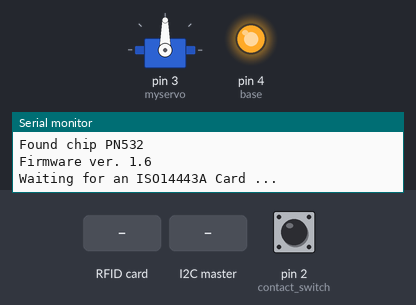
A sketch run on a simulated Arduino Uno, built with avr-gcc and run on an emulated ATmega328P. Shown: servo, output pins drawn as LEDs (lit = HIGH), the last lines printed to the serial monitor. The test bench sets the inputs (shaded band); at power-on: pin 2 (contact_switch) HIGH.

Above: at 1.2 s.
1.3 s: RFID card 5E 7A 19 C4 held to the reader
2.8 s: the I2C master sends the byte 1
At 4.47 s:
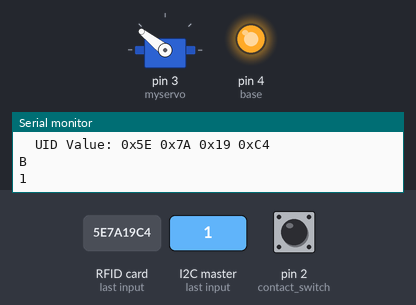
At 5.07 s:
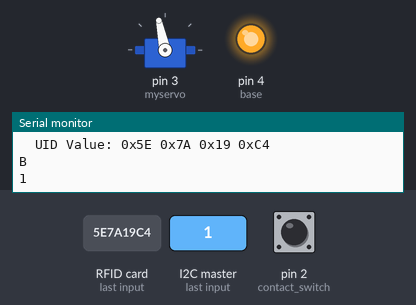
Timing chart, 0 to 6.7 s (numbered marks = the images above; inputs shaded):
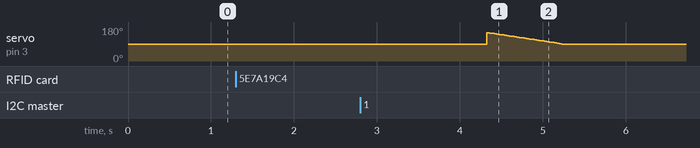

The sketch:

arduino.ino
```cpp
/*
 *  ECE 445 Group 26 - Bike Rack Availability Tracking System
 *  Samuel Luo, Jason Pao, Jason Wang
 */

#include <Wire.h>
#include <SPI.h>
#include <Adafruit_PN532.h>
#include <Servo.h>

// The follow four pins are for SPI communication with the PN532 shield.
#define PN532_SCK  (13)
#define PN532_MOSI (11)
#define PN532_SS   (8)
#define PN532_MISO (12)

#define contact_switch (2)
#define base (4)

// Initializes NFC
Adafruit_PN532 nfc(PN532_SCK, PN532_MISO, PN532_MOSI, PN532_SS);

// Creates a servo object to control a servo motor and initialize the starting position for the servo.
Servo myservo;
int pos = 150;

int verify_NFC = 0;
int completed = 0;
int index = 0; // for sending data to the pi in request event

// Buffer to store the UID of the phone - 4 bytes
uint8_t uid[4];

void setup()
{
  // Initialize the UID to 0.
  uid[0] = 0;
  uid[1] = 0;
  uid[2] = 0;
  uid[3] = 0;
  pinMode(contact_switch, INPUT_PULLUP);
  pinMode(base, OUTPUT);
  digitalWrite(base, HIGH); // base always set to high to constantly provide proper voltage to servo
  myservo.attach(3);  // Attach the servo on pin 3 to the servo object
  Wire.begin(4);                //
  Wire.onRequest(requestEvent); // Event that runs when Raspberry Pi requests a phone ID
  Wire.onReceive(receiveEvent); // Event that runs when Raspberry Pi is done querying and sends back an acknowledgement
  Serial.begin(9600);
  Serial.println("Hello!");

  nfc.begin();

  uint32_t versiondata = nfc.getFirmwareVersion();
  if (! versiondata) {
    Serial.print("Didn't find PN53x board");
    while (1); // halt
  }
  // Got ok data, print it out!
  Serial.print("Found chip PN5"); Serial.println((versiondata>>24) & 0xFF, HEX);
  Serial.print("Firmware ver. "); Serial.print((versiondata>>16) & 0xFF, DEC);
  Serial.print('.'); Serial.println((versiondata>>8) & 0xFF, DEC);

  // configure board to read RFID tags
  nfc.SAMConfig();

  Serial.println("Waiting for an ISO14443A Card ...");

}

void loop()
{
  boolean success;
  uint8_t uidLength;  // Length of the UID (4 or 7 bytes depending on ISO14443A card type)

  // Wait for an ISO14443A type cards (Mifare, etc.).  When one is found
  // 'uid' will be populated with the UID, and uidLength will indicate
  // if the uid is 4 bytes (Mifare Classic) or 7 bytes (Mifare Ultralight)
  success = nfc.readPassiveTargetID(PN532_MIFARE_ISO14443A, &uid[0], &uidLength);

  if (success)
  {
    // Display some basic information about the card
    Serial.println("Found an ISO14443A card");
    Serial.print("  UID Length: ");Serial.print(uidLength, DEC);Serial.println(" bytes");
    Serial.print("  UID Value: ");
    nfc.PrintHex(uid, uidLength);
    Serial.println("");

    delay(3000);
  }
  else
  {
      Serial.println("No Card Detected");
  }

  // this is where the arduino output is being set
  // lock is currently LOCKED, contact switch is PRESSED, phone is VERIFIED => unlock
  if(verify_NFC == 1 && pos <= 90)
  {
    Serial.println("A");
    Serial.println(digitalRead(contact_switch));
    for (pos = 90; pos <= 150; pos += 1) // goes from 0 degrees to 180 degrees
    {                                    // in steps of 1 degree
      myservo.write(pos);                // tell servo to go to position in variable 'pos'
      delay(15);                         // waits 15ms for the servo to reach the position
    }
    uid[0] = 0;
    uid[1] = 0;
    uid[2] = 0;
    uid[3] = 0;
    verify_NFC = 0;
  }
  // lock is currently UNLOCKED, contact switch is PRESSED, phone is VERIFIED => lock
  else if(digitalRead(contact_switch) == 1 && verify_NFC == 1 && pos >= 150)
  {
    Serial.println("B");
    Serial.println(digitalRead(contact_switch));
    for(pos = 150; pos >= 90; pos -= 1) // goes from 0 degrees to 180 degrees
    {                                   // in steps of 1 degree
      myservo.write(pos);               // tell servo to go to position in variable 'pos'
      delay(15);                        // waits 15ms for the servo to reach the position
    }
    verify_NFC = 0;
  }
  // lock is currently LOCKED, contact switch is PRESSED, phone is NOT VERIFIED => remain locked
  else if(digitalRead(contact_switch) == 1 && verify_NFC == 0 && pos <= 90)
  {
    Serial.println("C");
    Serial.println("Incorrect phone");
  }

  // lock is currently UNLOCKED, contact switch is NOT PRESSED, phone is VERIFIED => remain unlocked
  else if(digitalRead(contact_switch) == 0 && verify_NFC == 1 && pos >= 150)
  {
    Serial.println("D");
    Serial.println("U-lock not properly inserted");
  }
  // other conditions???
  else
  {
    Serial.println("E");
    Serial.println("no unlock for you");
  }
}

void requestEvent()
{
  Wire.write(uid[index]);
  ++index;
  if (index >= 4)
  {
    index = 0;
    int i = 0;
    for (i = 0; i < 4; i++)
    {
      uid[i] = 0;
    }
  }
}

void receiveEvent(int howMany)
{
  verify_NFC = Wire.read(); // receive byte as an integer
}
```
